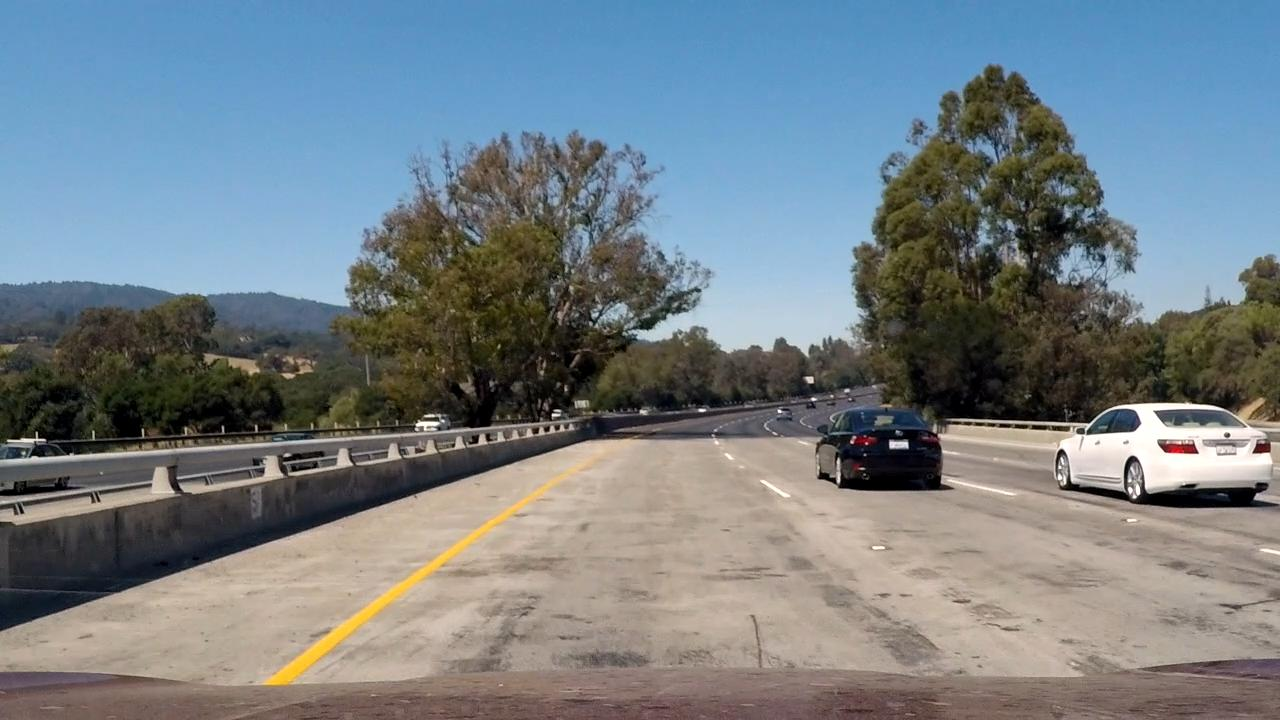
#> input picture test_images/challengeLowContrast.jpg, 1280 x 720 px; its folder holds only this picture in this run
$ jupyter execute --allow-errors P1.ipynb   (shell and % lines are left out)
#> lines starting #> are read from the running program, lines starting #| are printed output that depends on the picture; after the words box and inside, x2 and y2 are one past the last pixel; in counts of white or black regions, pixels touching at a corner belong together
#> further down, img is the input picture: shape (720, 1280, 3); mean R, G, B 117.1, 127.4, 133.5
# Self-Driving Car Engineer Nanodegree

## Project: **Finding Lane Lines on the Road**
***
In this project, you will use the tools you learned about in the lesson to identify lane lines on the road.  You can develop your pipeline on a series of individual images, and later apply the result to a video stream (really just a series of images). Check out the video clip "raw-lines-example.mp4" (also contained in this repository) to see what the output should look like after using the helper functions below.

Once you have a result that looks roughly like "raw-lines-example.mp4", you'll need to get creative and try to average and/or extrapolate the line segments you've detected to map out the full extent of the lane lines.  You can see an example of the result you're going for in the video "P1_example.mp4".  Ultimately, you would like to draw just one line for the left side of the lane, and one for the right.

In addition to implementing code, there is a brief writeup to complete. The writeup should be completed in a separate file, which can be either a markdown file or a pdf document. There is a [write up template](https://github.com/udacity/CarND-LaneLines-P1/blob/master/writeup_template.md) that can be used to guide the writing process. Completing both the code in the Ipython notebook and the writeup template will cover all of the [rubric points](https://review.udacity.com/#!/rubrics/322/view) for this project.

---
Let's have a look at our first image called 'test_images/solidWhiteRight.jpg'.  Run the 2 cells below (hit Shift-Enter or the "play" button above) to display the image.

**Note: If, at any point, you encounter frozen display windows or other confounding issues, you can always start again with a clean slate by going to the "Kernel" menu above and selecting "Restart & Clear Output".**

---

**The tools you have are color selection, region of interest selection, grayscaling, Gaussian smoothing, Canny Edge Detection and Hough Tranform line detection.  You  are also free to explore and try other techniques that were not presented in the lesson.  Your goal is piece together a pipeline to detect the line segments in the image, then average/extrapolate them and draw them onto the image for display (as below).  Once you have a working pipeline, try it out on the video stream below.**

---

<figure>

 <figcaption>
 <p></p>
 <p style="text-align: center;"> Your output should look something like this (above) after detecting line segments using the helper functions below </p>
 </figcaption>
</figure>
 <p></p>
<figure>

 <figcaption>
 <p></p>
 <p style="text-align: center;"> Your goal is to connect/average/extrapolate line segments to get output like this</p>
 </figcaption>
</figure>

**Run the cell below to import some packages.  If you get an `import error` for a package you've already installed, try changing your kernel (select the Kernel menu above --> Change Kernel).  Still have problems?  Try relaunching Jupyter Notebook from the terminal prompt.  Also, consult the forums for more troubleshooting tips.**

## Import Packages

[cell 1]
#importing some useful packages
import matplotlib.pyplot as plt
import matplotlib.image as mpimg
import numpy as np
import cv2

## Read in an Image

#> (a cell that did not finish here is left out)

## Ideas for Lane Detection Pipeline

**Some OpenCV functions (beyond those introduced in the lesson) that might be useful for this project are:**

`cv2.inRange()` for color selection
`cv2.fillPoly()` for regions selection
`cv2.line()` to draw lines on an image given endpoints
`cv2.addWeighted()` to coadd / overlay two images
`cv2.cvtColor()` to grayscale or change color
`cv2.imwrite()` to output images to file
`cv2.bitwise_and()` to apply a mask to an image

**Check out the OpenCV documentation to learn about these and discover even more awesome functionality!**

## Helper Functions

Below are some helper functions to help get you started. They should look familiar from the lesson!

[cell 3]
def grayscale(img, weights=np.array([0.299, 0.587, 0.114])):
    """
    Applies the Grayscale transform
    This will return an image with only one color channel
    but NOTE: to see the returned image as grayscale
    (assuming your grayscaled image is called 'gray')
    you should call plt.imshow(gray, cmap='gray')
    """
    return np.uint8(np.average(img, weights=weights, axis=2))
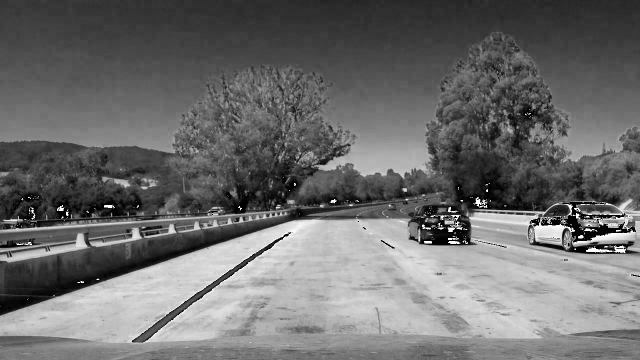
#> returned value: shape (720, 1280) (shown at 1/2 size); min 0, max 255, mean 109.3
    # return cv2.cvtColor(img, cv2.COLOR_RGB2GRAY)
    # Or use BGR2GRAY if you read an image with cv2.imread()
    # return cv2.cvtColor(img, cv2.COLOR_BGR2GRAY)

def canny(img, low_threshold, high_threshold):
    """Applies the Canny transform"""
#> called with low_threshold = 120, high_threshold = 350
    return cv2.Canny(img, low_threshold, high_threshold)
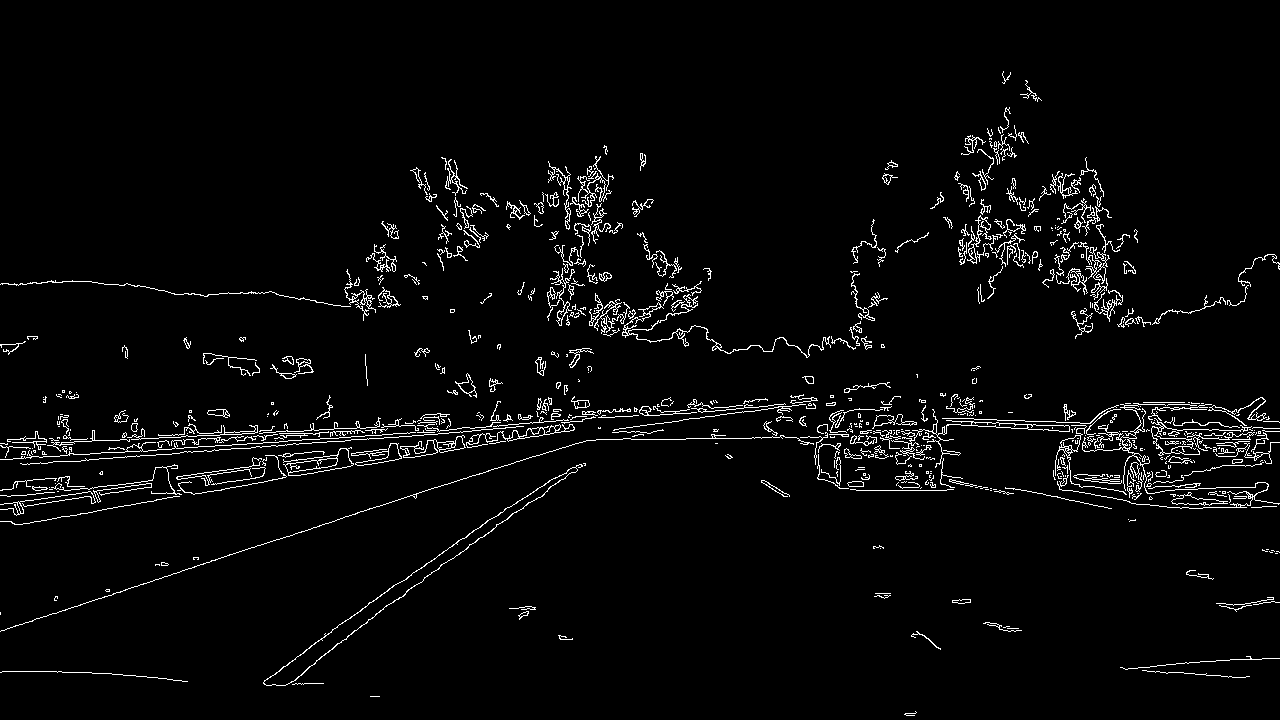
#> returned value: shape (720, 1280); 3.3% white in thin lines or dots, all inside (x1, y1, x2, y2) = (0, 71, 1280, 716)

def gaussian_blur(img, kernel_size):
    """Applies a Gaussian Noise kernel"""
    return cv2.GaussianBlur(img, (kernel_size, kernel_size), 0)

def region_of_interest(img, vertices):
    """
    Applies an image mask.

    Only keeps the region of the image defined by the polygon
    formed from `vertices`. The rest of the image is set to black.
    """
    #defining a blank mask to start with
    mask = np.zeros_like(img)

    #defining a 3 channel or 1 channel color to fill the mask with depending on the input image
    if len(img.shape) > 2:
        channel_count = img.shape[2]  # i.e. 3 or 4 depending on your image
        ignore_mask_color = (255,) * channel_count
    else:
        ignore_mask_color = 255

    #filling pixels inside the polygon defined by "vertices" with the fill color
    cv2.fillPoly(mask, vertices, ignore_mask_color)

    #returning the image only where mask pixels are nonzero
    masked_image = cv2.bitwise_and(img, mask)
    return masked_image

# [56 lines left out: functions draw_lines, find_hough_lines, draw_hough_lines, weighted_img, not called in this run]

## Test Images

Build your pipeline to work on the images in the directory "test_images"
**You should make sure your pipeline works well on these images before you try the videos.**

[cell 4]
import os
os.listdir("test_images/")

## Build a Lane Finding Pipeline

Build the pipeline and run your solution on all test_images. Make copies into the `test_images_output` directory, and you can use the images in your writeup report.

Try tuning the various parameters, especially the low and high Canny thresholds as well as the Hough lines parameters.

[cell 5]
"""
Helper function to calculate slopes
"""
def slope(x1, y1, x2, y2):
    return float('Inf') if x2 - x1 == 0 else (y2 - y1) / (x2 - x1)

[cell 6]
"""Helper classes to dump images during process"""
class DummyDumper:
    def dump(self, image, stage):
        pass

class FileDumper:
    def __init__(self, name, destination):
        self._name, self._ext = os.path.splitext(os.path.basename(name))
        self._destination = destination
        os.makedirs(self._destination, exist_ok=True)

    def dump(self, image, stage):
        path = os.path.join(self._destination, self._name + "." + stage + self._ext)
        cv2.imwrite(path, image)

[cell 7]
"""
Helper class for smooth lane updates
"""
class Averager:
    def __init__(self, step = 1.):
        self._step = step
        self._bottom = None # x,y coordinate
        self._top = None # x,y coordinate

    # [13 lines left out: function update, not called in this run]

    def propose(self):
        return (self._bottom, self._top)

[cell 8]
"""Calculate region of interest"""
def roi(image, outer_base, inner_base, center, top, bottom):

#> called with outer_base = 0.97, inner_base = 0.33, center = 0.556, top = 0.608, bottom = 0.93
    def roi_width(base, top, center):
        return ((1. - 2 * base * (top - center)) / 2., (1. - base) / 2.)

    def roi_shape(shape, top, bottom, o_top, o_bottom, i_top, i_bottom):
        outer_top = shape[1] * o_top
        inner_top = shape[1] * i_top
        top = shape[0] * top
        outer_bottom = shape[1] * o_bottom
        inner_bottom = shape[1] * i_bottom
        bottom = shape[0] * bottom

        return np.array([[outer_bottom, bottom],
                         [outer_top, top],
                         [inner_top, top],
                         [inner_bottom, bottom]],
                        dtype=np.int32)

    def roi_slope(shape):
        return sorted([slope(shape[0,0], shape[0,1], shape[1, 0], shape[1,1]),
                       slope(shape[2,0], shape[2,1], shape[3, 0], shape[3,1])])

    outer_top, outer_bottom = roi_width(outer_base, top, center)
    inner_top, inner_bottom = roi_width(inner_base, top, center)

    roi_left = roi_shape(image.shape, top, bottom, outer_top, outer_bottom, inner_top, inner_bottom)
    roi_left_slope = roi_slope(roi_left)
    roi_left_image = region_of_interest(image, [roi_left])

    roi_right = roi_shape(image.shape, top, bottom, 1-outer_top, 1-outer_bottom, 1-inner_top, 1-inner_bottom)
    roi_right_slope = roi_slope(roi_right)
    roi_right_image = region_of_interest(image, [roi_right])
#> in region_of_interest (call 2), `cv2.fillPoly(mask, vertices, ignore_mask_color)`:
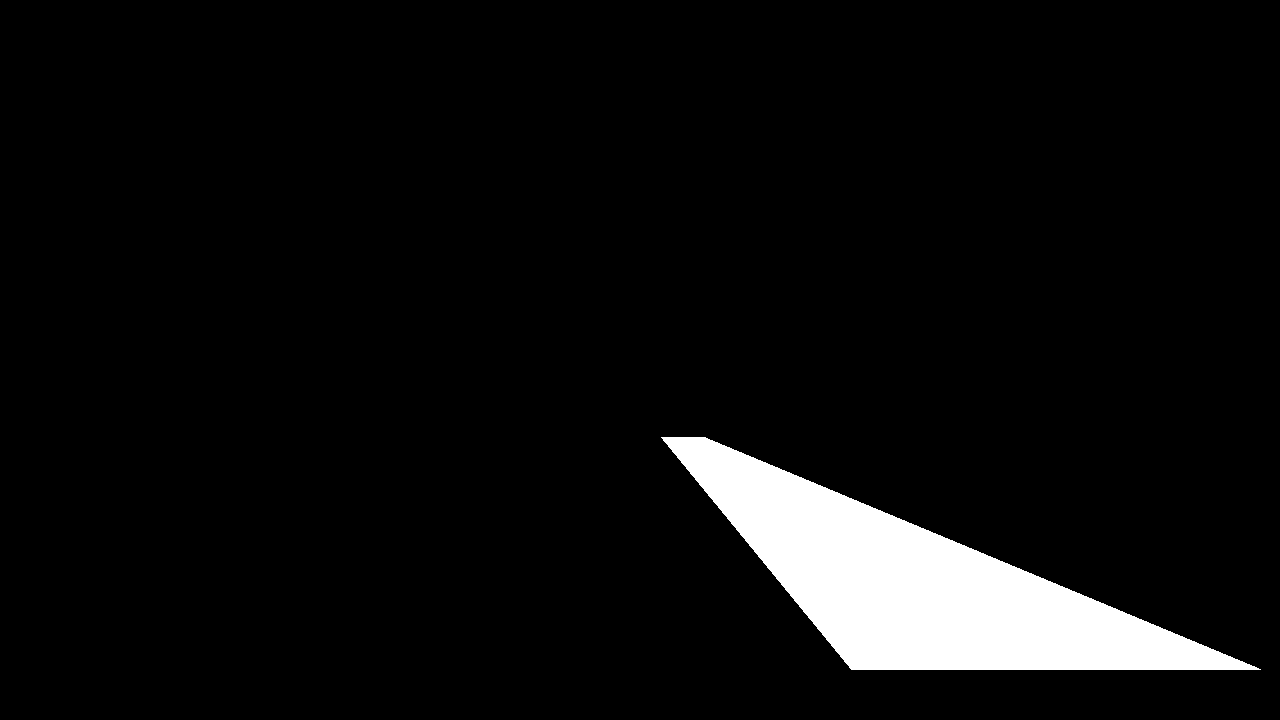
#> mask: shape (720, 1280); 5.8% white; 1 white region, box (x1, y1, x2, y2) and area: (661, 437, 1261, 670) 53054

    return (cv2.bitwise_or(roi_left_image, roi_right_image),
            np.array([roi_left_slope, roi_right_slope]))

[cell 9]
# [53 lines left out: function analyze_hough_lines, not called in this run]

[cell 10]
def draw_lane(image, avg, color=[255,0,0], thickness=4):
    (x0,y0),(x1,y1) = avg.propose()
    cv2.line(image, (x0,y0), (x1, y1), color, thickness)

def pipeline(image, left=Averager(), right=Averager(), dumper=DummyDumper()):
    weights = np.array([1.25, 0.25, -0.5])
    gray_image = grayscale(image, weights)
    dumper.dump(gray_image, "gray")

    blur_image = gaussian_blur(gray_image, 7)
    dumper.dump(blur_image, "blur")

    canny_low = 120
    canny_high = 350
    canny_image = canny(gray_image, canny_low, canny_high)
    dumper.dump(canny_image, "canny")

    roi_outer_base = 0.97 # outer base as fraction of image width
    roi_inner_base = 0.33 # inner base as fraction of image width
    roi_center = 0.556 # height as fraction of image height of perspective center pseudo point
    roi_top = 0.608 # top of the region as fraction of image height
    roi_bottom = 0.93 # bottom of the region as fraction of image height
    canny_roi_image, slopes = roi(canny_image, roi_outer_base, roi_inner_base, roi_center, roi_top, roi_bottom)
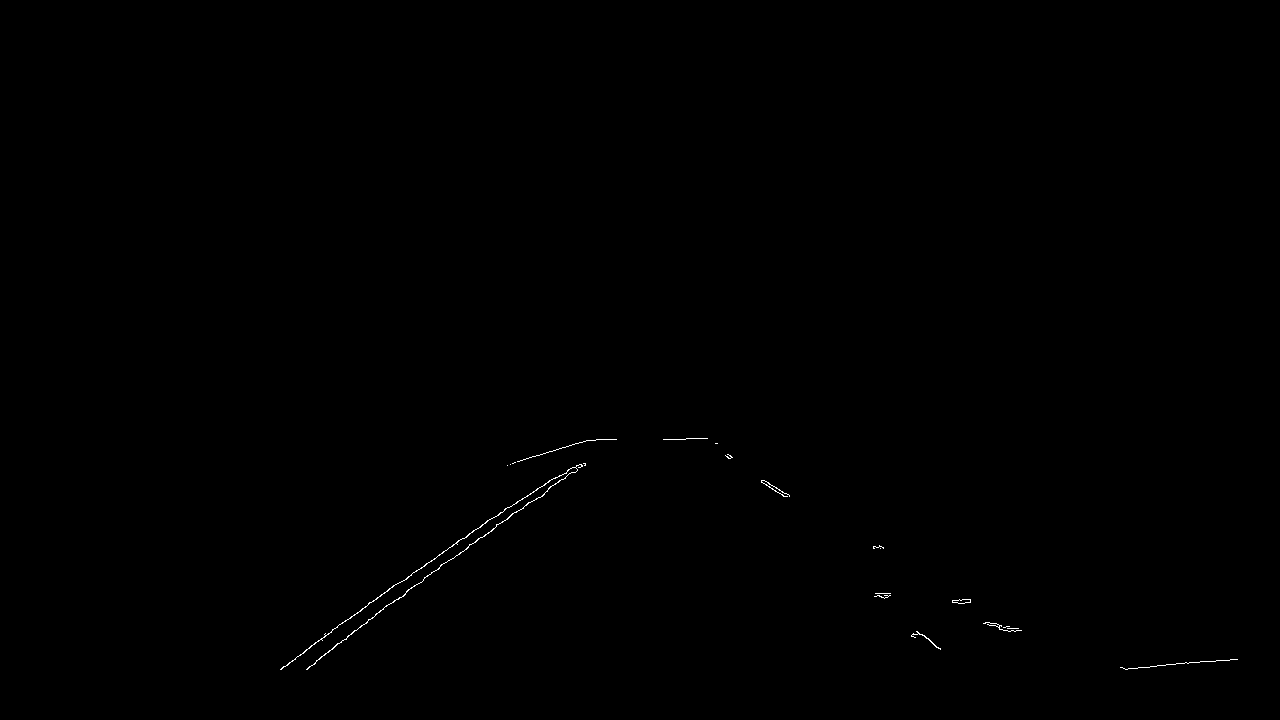
#> canny_roi_image: shape (720, 1280); 0.15% white in thin lines or dots, all inside (x1, y1, x2, y2) = (280, 438, 1238, 670)
#> slopes = [[-1.22, -0.417], [0.417, 1.22]]
    dumper.dump(canny_roi_image, "roi")

    rho = 2
    theta = math.pi / 180
    threshold = 25
    min_line_len = 30
    max_line_gap = 30
    hough_lines = find_hough_lines(canny_roi_image, rho, theta, threshold, min_line_len, max_line_gap)
    dumper.dump(draw_hough_lines(canny_roi_image, hough_lines, thickness=2), "hough")

    # TODO: split analysis to independent left and right
    (ltop, lbottom), (rtop, rbottom) = analyze_hough_lines(canny_roi_image, hough_lines, slopes)

    # Feed lanes to averager
    left.update(ltop, lbottom)
    right.update(rtop, rbottom)

    lanes_image = np.zeros((image.shape[0], image.shape[1], 3), dtype=np.uint8)
    draw_lane(lanes_image, left)
    draw_lane(lanes_image, right)
    dumper.dump(lanes_image, "lanes")

    return weighted_img(lanes_image, image, α=0.9, β=1., λ=0.)

[cell 11]
import glob

source = "test_images/"
#> (the rest of this cell did not finish here and is left out)
